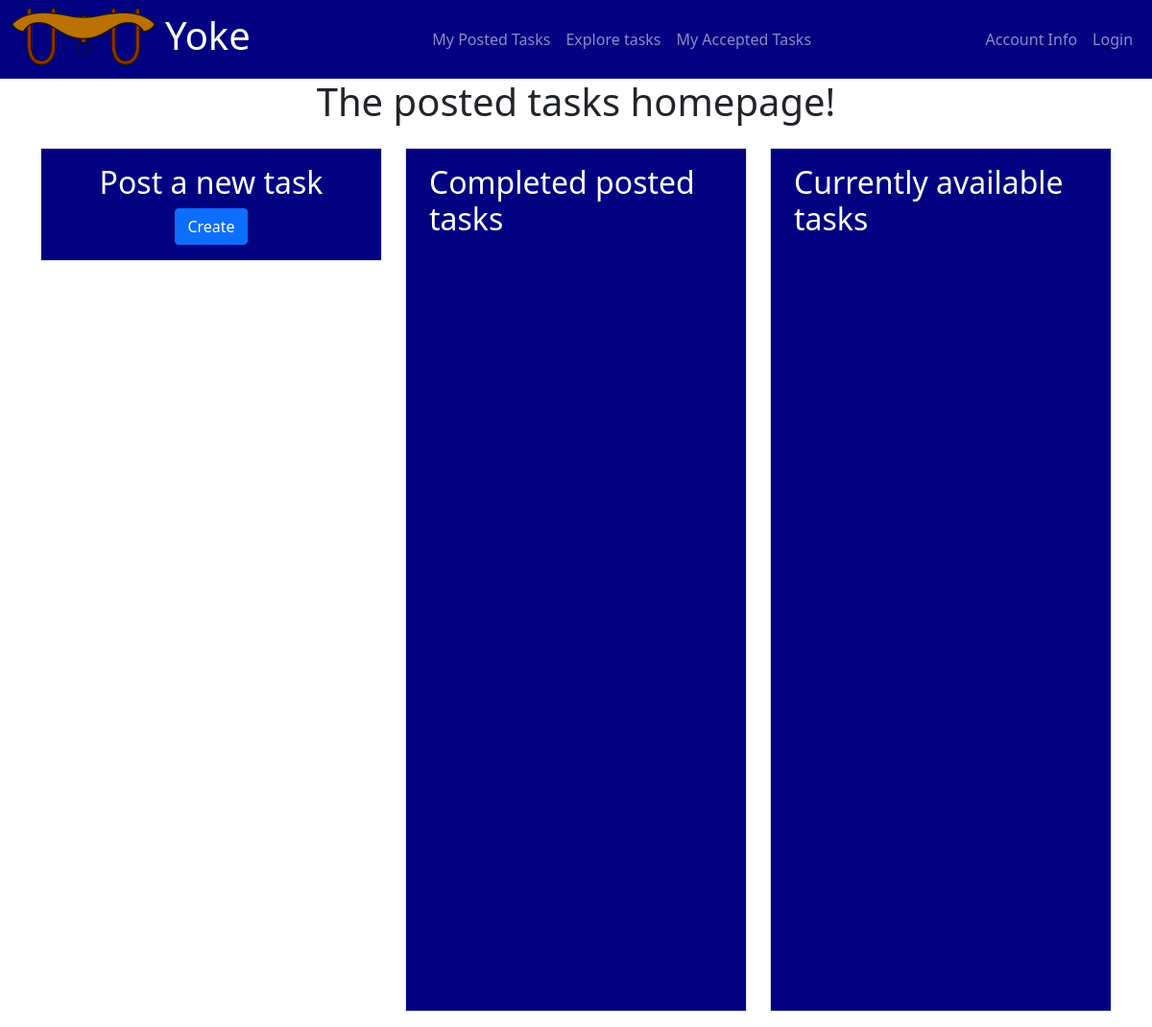
Page /home/posted/ (signed in) on the earlier database version.
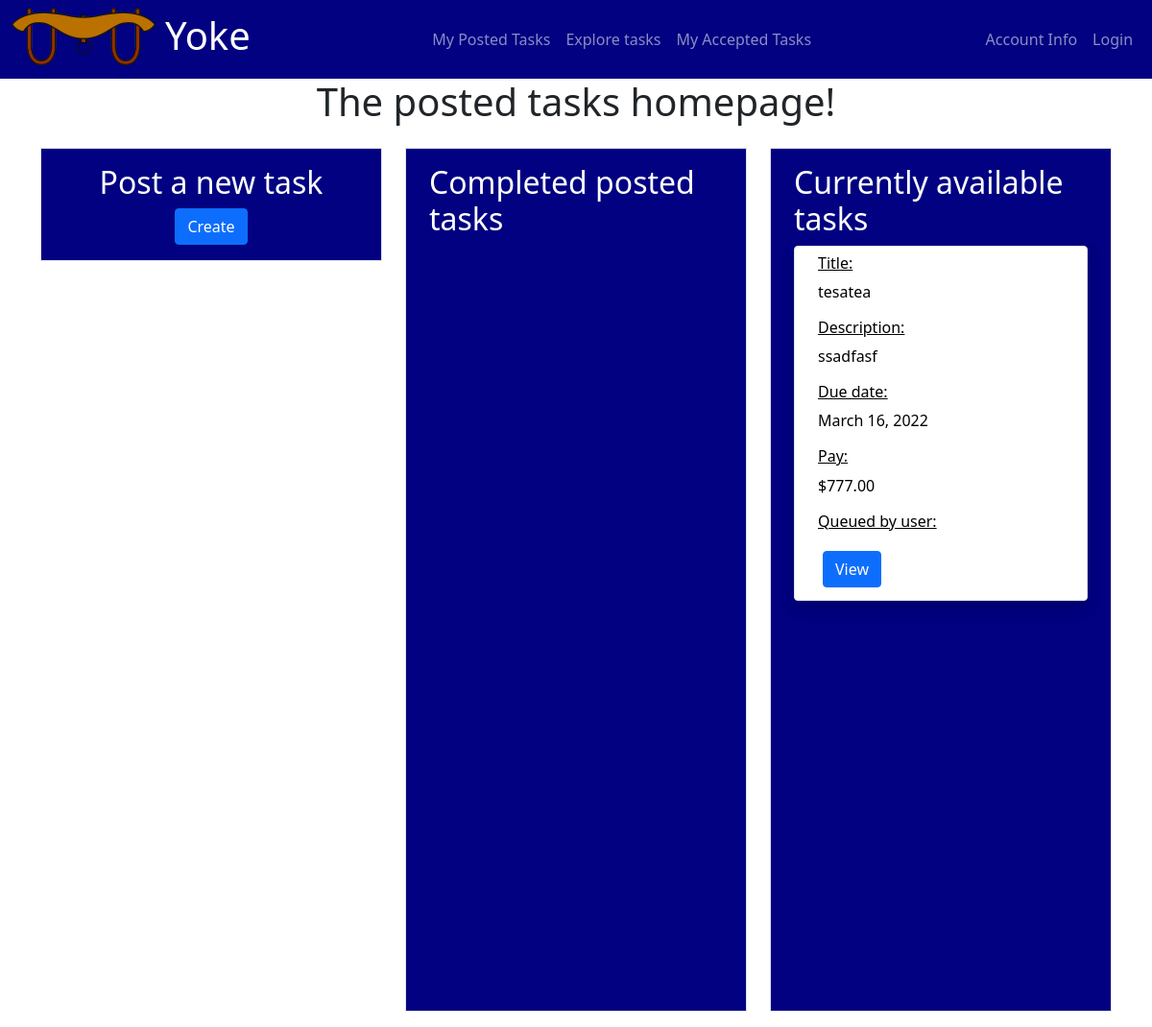
Same page on the later database version.
### yokeProject/yokeApp/models.py (models this page shows)
class Task(models.Model):
    task_id = models.UUIDField(primary_key=True, default=uuid.uuid4, editable=False)
    created_by_user_id = models.IntegerField(null=True, blank=False)
    created_by_username = models.CharField(max_length=300)
    deleted_by_user_id = models.IntegerField(blank=True, null=True)
    queued_by_user_id = models.IntegerField(blank=True, null=True)
    queued_by_username = models.CharField(max_length=300)
    completed_by_user_id = models.IntegerField(blank=True, null=True)
    task_title = models.CharField(max_length=64, default="default task title")
    task_description = models.CharField(max_length=300)
    task_address = models.CharField(max_length=300, null=True)
    task_phone = models.CharField(max_length=20, null=True)
    task_email = models.CharField(max_length=60, null=True, blank=True)
    task_creation_time = models.DateTimeField(default=datetime.now, blank=True)
    task_deletion_time = models.DateTimeField(blank=True, null=True)
    task_cost = models.DecimalField(default=0, decimal_places=2, max_digits=30)
    task_progress = models.IntegerField(default=0)
    task_due_date = models.DateField()
    estimated_difficulty = models.IntegerField(default=0)

### yokeProject/yokeApp/views.py (the view)
# urls.py: path('', HomePage.as_view()),
class HomePage(View):
    def get(self, request, home_type=None, *args, **kwargs):
        posted = False
        accepted = False
        default = False
        if home_type == "posted":
            posted = True
        elif home_type == "accepted":
            accepted = True
        else:
            default = True
        incomplete_user_posted_tasks = Task.objects.filter(created_by_user_id=request.user.id, completed_by_user_id=None)
        completed_user_posted_tasks = Task.objects.filter(created_by_user_id=request.user.id, task_progress=1)
        user_accepted_tasks = Task.objects.filter(queued_by_user_id=request.user.id)
        user_completed_tasks = Task.objects.filter(completed_by_user_id=request.user.id)
        return render(request, 'yokeapp/home.html', {"incomplete_user_posted_tasks": incomplete_user_posted_tasks,
                                                     "completed_user_posted_tasks": completed_user_posted_tasks,
                                                     "posted": posted,
                                                     "accepted": accepted,
                                                     "default": default,
                                                     "user_accepted_tasks": user_accepted_tasks,
                                                     "user_completed_tasks": user_completed_tasks})

### yokeProject/yokeApp/templates/yokeapp/home.html (shortened to what the changed rows need)
<!doctype html>
{% load static %}
<html lang="en">
  <head>
    <link href="https://cdn.jsdelivr.net/npm/bootstrap@5.1.3/dist/css/bootstrap.min.css" rel="stylesheet">
  </head>
  <body>
    <nav class="navbar navbar-expand-lg navbar-dark" style="background-color: rgb(1, 1, 129);">
        <div class="container-fluid">
            <div class="d-flex justify-content-center flex-row">
                 <a href="/" class="navbar-brand" style="padding-left: 10px"><h1>Yoke</h1></a>
            </div>
        </div>
    </nav>
    {% if posted == True %}
    <div class="d-flex justify-content-center flex-row">
        <h1>The posted tasks homepage!</h1>
    </div>
    <div class="container-lg">
        <div class="row">
            <div id="post_task1" class="col-xl-4">
                <div class="container text-white border py-3 my-3" style="background-color:  rgb(1, 1, 129);">
                    <div class="d-flex align-items-center flex-column">
                        <h2>Post a new task</h2>
                    </div>
                </div>
            </div>
            <div class="col-xl-4">
                <div class="container text-white border py-3 my-3 overflow-auto" style="background-color:  rgb(1, 1, 129);height: 900px;">
                    <h2>Completed posted tasks</h2>
                </div>
            </div>
            <div class="col-xl-4">
                <div class="container text-white border py-3 my-3 overflow-auto" style="background-color:  rgb(1, 1, 129);height: 900px;">
                    <h2>Currently available tasks</h2>
                    {% for task in incomplete_user_posted_tasks %}
                    <div class="card bg-white rounded shadow text-black border py-2 my-2" style="background-color:  rgb(255, 255, 255);">
                        <div class="container">
                            <div class="row">
                                <div class="col">
                                    <h6 style="text-decoration: underline;">Title: </h6>
                                    <p>{{ task.task_title }}</p>
                                    <h6 style="text-decoration: underline;">Description: </h6>
                                    <p>{{ task.task_description }}</p>
                                     <h6 style="text-decoration: underline;">Due date: </h6>
                                    <p>{{ task.task_due_date }}</p>
                                    <h6 style="text-decoration: underline;">Pay: </h6>
                                    <p>${{ task.task_cost }}</p>
                                    {% if task.queued_by_username != None %}
                                    <h6 style="text-decoration: underline;">Queued by user: </h6>
                                    {% endif %}
                                    <div style="padding: 5px">
                                        <button type="button" class="btn btn-primary" style="align-items: left;">View</button>
                                    </div>
                                </div>
                            </div>
                        </div>
                    </div>
                    {% endfor %}
                </div>
            </div>
        </div>
    </div>
    {% endif %}
  </body>
</html>

Differences in the rows shown:
added Task: task_title "tesatea", task_description "ssadfasf", task_due_date "March 16, 2022", task_cost "777.00"
